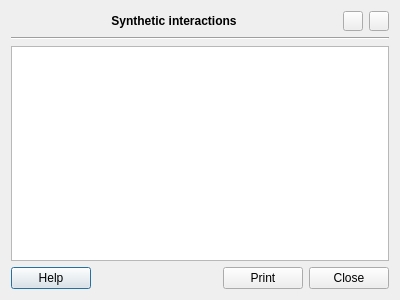
<?xml version="1.0" encoding="UTF-8"?>
<ui version="4.0">
 <class>DrugsWidget::Internal::InteractionDialog</class>
 <widget class="QDialog" name="DrugsWidget::Internal::InteractionDialog">
  <property name="geometry">
   <rect>
    <x>0</x>
    <y>0</y>
    <width>400</width>
    <height>300</height>
   </rect>
  </property>
  <property name="windowTitle">
   <string>Dialog</string>
  </property>
  <layout class="QGridLayout" name="gridLayout">
   <item row="3" column="0">
    <widget class="Line" name="line">
     <property name="orientation">
      <enum>Qt::Horizontal</enum>
     </property>
    </widget>
   </item>
   <item row="4" column="0">
    <widget class="QTextBrowser" name="textBrowser"/>
   </item>
   <item row="5" column="0">
    <layout class="QHBoxLayout" name="horizontalLayout">
     <item>
      <widget class="QPushButton" name="helpButton">
       <property name="text">
        <string>Help</string>
       </property>
      </widget>
     </item>
     <item>
      <spacer name="horizontalSpacer">
       <property name="orientation">
        <enum>Qt::Horizontal</enum>
       </property>
       <property name="sizeHint" stdset="0">
        <size>
         <width>40</width>
         <height>20</height>
        </size>
       </property>
      </spacer>
     </item>
     <item>
      <widget class="QPushButton" name="printButton">
       <property name="text">
        <string>Print</string>
       </property>
      </widget>
     </item>
     <item>
      <widget class="QPushButton" name="pushButton">
       <property name="text">
        <string>Close</string>
       </property>
      </widget>
     </item>
    </layout>
   </item>
   <item row="1" column="0">
    <layout class="QHBoxLayout" name="horizontalLayout_2">
     <item>
      <widget class="QLabel" name="label">
       <property name="sizePolicy">
        <sizepolicy hsizetype="Expanding" vsizetype="Preferred">
         <horstretch>0</horstretch>
         <verstretch>0</verstretch>
        </sizepolicy>
       </property>
       <property name="font">
        <font>
         <weight>75</weight>
         <bold>true</bold>
        </font>
       </property>
       <property name="text">
        <string>Synthetic interactions</string>
       </property>
       <property name="alignment">
        <set>Qt::AlignCenter</set>
       </property>
      </widget>
     </item>
     <item>
      <widget class="QPushButton" name="zoomIn">
       <property name="minimumSize">
        <size>
         <width>20</width>
         <height>20</height>
        </size>
       </property>
       <property name="maximumSize">
        <size>
         <width>20</width>
         <height>20</height>
        </size>
       </property>
       <property name="text">
        <string/>
       </property>
      </widget>
     </item>
     <item>
      <widget class="QPushButton" name="zoomOut">
       <property name="minimumSize">
        <size>
         <width>20</width>
         <height>20</height>
        </size>
       </property>
       <property name="maximumSize">
        <size>
         <width>20</width>
         <height>20</height>
        </size>
       </property>
       <property name="text">
        <string/>
       </property>
      </widget>
     </item>
    </layout>
   </item>
  </layout>
 </widget>
 <resources/>
 <connections>
  <connection>
   <sender>pushButton</sender>
   <signal>clicked()</signal>
   <receiver>DrugsWidget::Internal::InteractionDialog</receiver>
   <slot>accept()</slot>
   <hints>
    <hint type="sourcelabel">
     <x>357</x>
     <y>272</y>
    </hint>
    <hint type="destinationlabel">
     <x>397</x>
     <y>264</y>
    </hint>
   </hints>
  </connection>
 </connections>
</ui>
